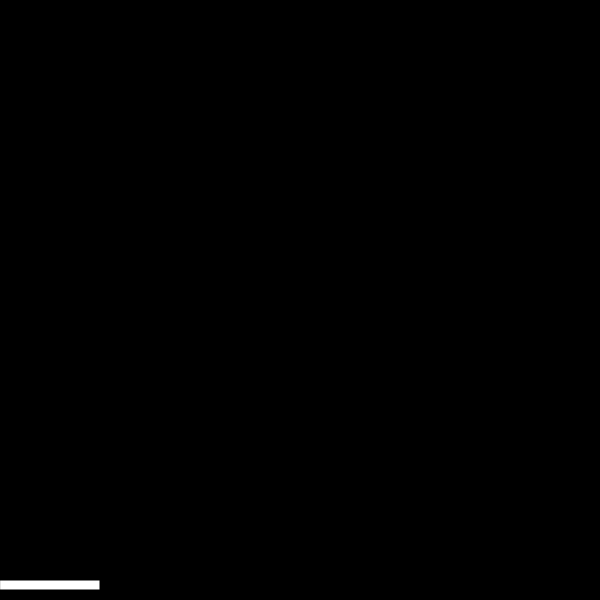
Frame 1 (no input)
Frame 60 (no input): identical to frame 1, image omitted
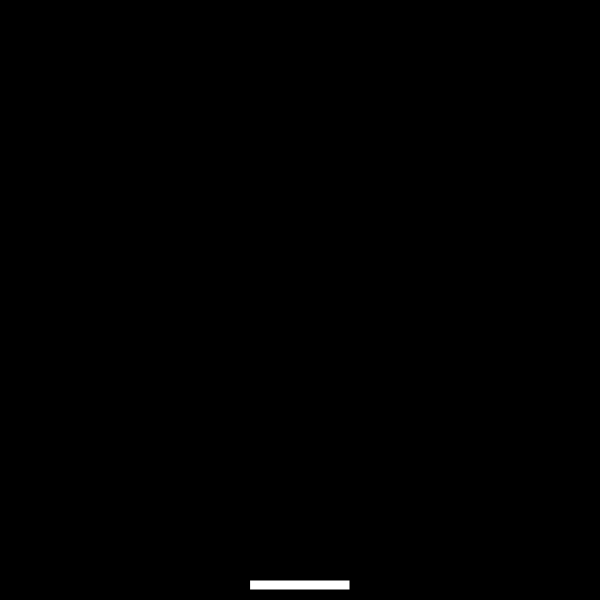
Frame 120 (the mouse pressed at the canvas centre since frame 60)

The p5.js sketch that drew these frames (run headless with seeded random() and noise() and a simulated clock; from frame 60 on, the mouse is pressed at the canvas centre):

// p5.js sketch
// ── sketch.js
var pattiX;                           //Create a variable to store the paddle's X value

function setup() {
  createCanvas(600, 600);             //Create the canvas
}

function draw() {
  background(0);                      //Set the background to black
  pattiX = mouseX - 50;               //Set pattiX to the mouse's x position minus 50

  if(mouseX + 100 > 600) {            //If the mouse is beyond the right wall...
    pattiX = 500;                       //Set the paddle x position to 500
  }
  if(mouseX - 50 < 0) {               //If the mouse is beyond the left wall...
    pattiX = 0;                         //Set the paddle x position to 0
  }

  rect(pattiX, height-20, 100, 10);   //Draw the paddle
}
